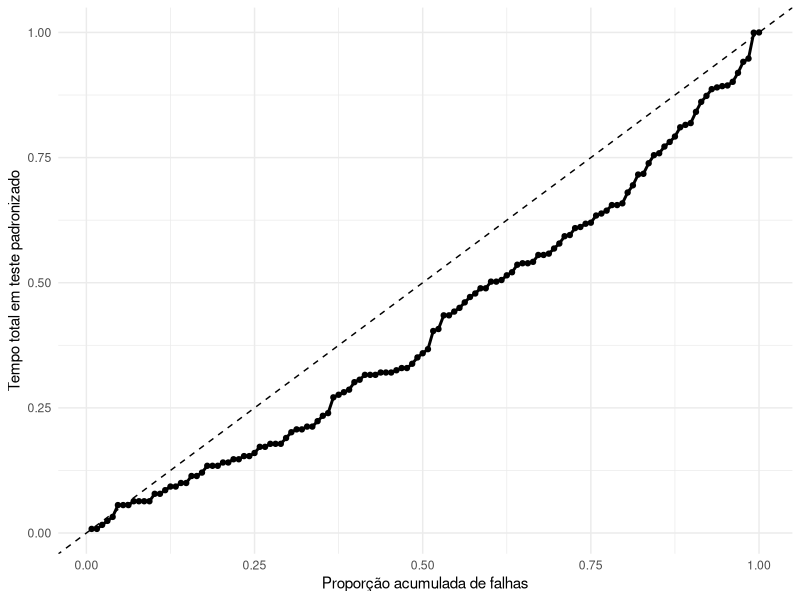

The R source for this figure:
## ---- chunk 1

library(survival)
library(ggplot2)

## ---- chunk 2

data("cancer",package="survival")

times  <- veteran$time
status <- veteran$status
## ---- chunk 3

time
status
## ---- chunk 4

ttt_plot <- function(times, status) {
  
  x <- sort(times[status == 1])
  n <- length(x)
  
  i <- seq_len(n)
  
  ttt_y <- (cumsum(x) + (n - i) * x) / sum(x)
  ttt_x <- i / n
  
  plot(
    ttt_x, ttt_y,
    type = "l",
    lwd = 2,
    xlab = expression(r/n),
    ylab = expression(phi(r/n)),
    main = "TTT plot"
  )
  
  abline(0, 1, lty = 2, col = "gray40")
  
  points(ttt_x, ttt_y, pch = 16, cex = 0.6)
}
## ---- chunk 5

x <- sort(times[status == 1])
n <- length(x)
i <- seq_len(n)

ttt_data <- data.frame(
  prop = i / n,
  ttt = (cumsum(x) + (n - i) * x) / sum(x)
)

ggplot(ttt_data, aes(x = prop, y = ttt)) +
  geom_line(linewidth = 1) +
  geom_point(size = 1.5) +
  geom_abline(intercept = 0, slope = 1, linetype = "dashed") +
  labs(
    #title = "TTT plot",
    x = "Proporção acumulada de falhas",
    y = "Tempo total em teste padronizado"
  ) +
  theme_minimal()
